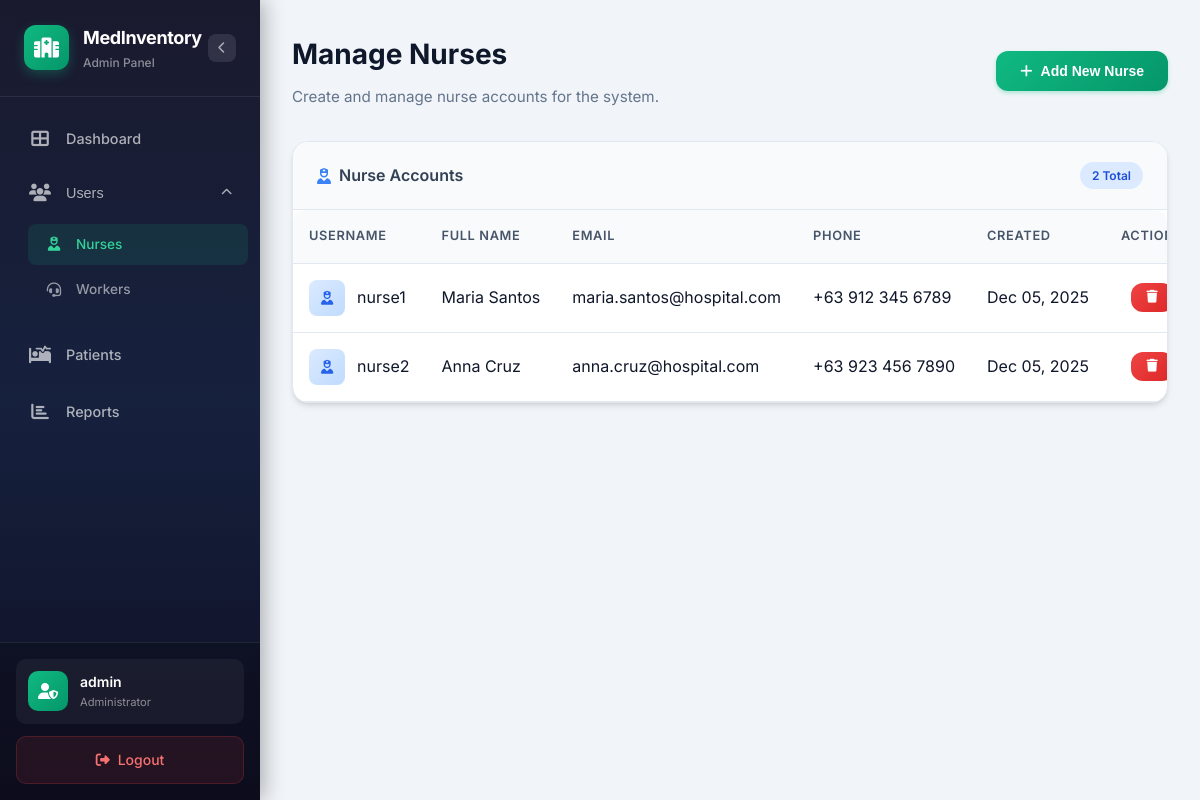
The app's page /admin/nurses/index.php (signed in) with its own data.
### tables this page shows
CREATE TABLE users (
    id INT AUTO_INCREMENT PRIMARY KEY,
    username VARCHAR(50) NOT NULL UNIQUE,
    password VARCHAR(255) NOT NULL,
    role ENUM('admin', 'nurse', 'worker') NOT NULL,
    full_name VARCHAR(100) DEFAULT NULL,
    email VARCHAR(100) DEFAULT NULL,
    phone VARCHAR(20) DEFAULT NULL,
    created_at TIMESTAMP DEFAULT CURRENT_TIMESTAMP,
    updated_at TIMESTAMP DEFAULT CURRENT_TIMESTAMP ON UPDATE CURRENT_TIMESTAMP,
    
    INDEX idx_role (role),
    INDEX idx_username (username)
);

### admin/nurses/index.php (the view, shortened to what this page needs)
<?php
try {
    $pdo = getDBConnection();
    $stmt = $pdo->query("SELECT id, username, full_name, email, phone, created_at FROM users WHERE role = 'nurse' ORDER BY created_at DESC");
    $nurses = $stmt->fetchAll();
} catch (Exception $e) {
    $nurses = [];
}
?>
<!DOCTYPE html>
<html lang="en">
<head>
    <link rel="stylesheet" href="https://cdnjs.cloudflare.com/ajax/libs/font-awesome/6.4.0/css/all.min.css">
    <link rel="stylesheet" href="../admin.css">
    <link rel="stylesheet" href="../components/navbar.css">
    <link rel="stylesheet" href="style.css">
</head>
<body>
    <div class="page-wrapper">
        <?php include '../components/navbar.php'; ?>
        <main class="main-content">
            <div class="page-header">
                <div class="header-content">
                    <div>
                        <h1 class="page-title">Manage Nurses</h1>
                        <p class="page-subtitle">Create and manage nurse accounts for the system.</p>
                    </div>
                    <button class="btn btn-primary" onclick="openModal()">
                        <i class="fas fa-plus"></i>
                        Add New Nurse
                    </button>
                </div>
            </div>
            <div class="card">
                <div class="card-header">
                    <h3><i class="fas fa-user-nurse"></i> Nurse Accounts</h3>
                    <span class="badge badge-info"><?php echo count($nurses); ?> Total</span>
                </div>
                <div class="card-body table-responsive">
                    <?php if (empty($nurses)): ?>
                    <div class="empty-state">
                        <i class="fas fa-user-nurse"></i>
                        <h3>No nurses found</h3>
                        <p>Click "Add New Nurse" to create the first nurse account.</p>
                    </div>
                    <?php else: ?>
                    <div class="table-wrapper">
                    <table class="table">
                        <thead>
                            <tr>
                                <th>Username</th>
                                <th>Full Name</th>
                                <th>Email</th>
                                <th>Phone</th>
                                <th>Created</th>
                                <th>Actions</th>
                            </tr>
                        </thead>
                        <tbody>
                            <?php foreach ($nurses as $nurse): ?>
                            <tr>
                                <td>
                                    <div class="user-cell">
                                        <div class="user-avatar-sm">
                                            <i class="fas fa-user-nurse"></i>
                                        </div>
                                        <span><?php echo htmlspecialchars($nurse['username']); ?></span>
                                    </div>
                                </td>
                                <td><?php echo htmlspecialchars($nurse['full_name'] ?? '-'); ?></td>
                                <td><?php echo htmlspecialchars($nurse['email'] ?? '-'); ?></td>
                                <td><?php echo htmlspecialchars($nurse['phone'] ?? '-'); ?></td>
                                <td><?php echo date('M d, Y', strtotime($nurse['created_at'])); ?></td>
                                <td>
                                    <form method="POST" class="delete-form" onsubmit="return confirm('Are you sure you want to delete this nurse account?');">
                                        <button type="submit" class="btn btn-danger btn-sm">
                                            <i class="fas fa-trash"></i>
                                        </button>
                                    </form>
                                </td>
                            </tr>
                            <?php endforeach; ?>
                        </tbody>
                    </table>
                    </div>
                    <?php endif; ?>
                </div>
            </div>
        </main>
    </div>
</body>
</html>

### admin/components/navbar.php (shortened to what this page needs)
<?php
$currentDir = basename(dirname($_SERVER['PHP_SELF']));
function isActive($dir) {
    global $currentDir;
    return ($currentDir === $dir) ? 'active' : '';
}
function isUsersDropdownOpen() {
    global $currentDir;
    return ($currentDir === 'nurses' || $currentDir === 'workers') ? true : false;
}
?>
<nav class="admin-navbar" id="adminNavbar">
    <div class="navbar-brand">
        <div class="brand-icon">
            <i class="fas fa-hospital"></i>
        </div>
        <div class="brand-text">
            <span class="brand-name">MedInventory</span>
            <span class="brand-role">Admin Panel</span>
        </div>
        <button class="navbar-collapse-btn" id="navbarCollapseBtn" title="Collapse menu">
            <i class="fas fa-chevron-left"></i>
        </button>
    </div>
    <div class="navbar-menu" id="navbarMenu">
        <ul class="nav-links">
            <li class="nav-item">
                <a href="/medical-inventory/admin/dashboard/" class="nav-link <?php echo isActive('dashboard'); ?>">
                    <i class="fas fa-th-large"></i>
                    <span>Dashboard</span>
                </a>
            </li>
            <li class="nav-item has-dropdown">
                <button class="nav-link dropdown-toggle <?php echo isUsersDropdownOpen() ? 'open' : ''; ?>" id="usersDropdownBtn">
                    <i class="fas fa-users"></i>
                    <span>Users</span>
                    <i class="fas fa-chevron-down dropdown-arrow"></i>
                </button>
                <ul class="dropdown-menu <?php echo isUsersDropdownOpen() ? 'show' : ''; ?>" id="usersDropdown">
                    <li>
                        <a href="/medical-inventory/admin/nurses/" class="dropdown-link <?php echo isActive('nurses'); ?>">
                            <i class="fas fa-user-nurse"></i>
                            <span>Nurses</span>
                        </a>
                    </li>
                    <li>
                        <a href="/medical-inventory/admin/workers/" class="dropdown-link <?php echo isActive('workers'); ?>">
                            <i class="fas fa-headset"></i>
                            <span>Workers</span>
                        </a>
                    </li>
                </ul>
            </li>
            <li class="nav-item">
                <a href="/medical-inventory/admin/patients/" class="nav-link <?php echo isActive('patients'); ?>">
                    <i class="fas fa-procedures"></i>
                    <span>Patients</span>
                </a>
            </li>
            <li class="nav-item">
                <a href="/medical-inventory/admin/reports/" class="nav-link <?php echo isActive('reports'); ?>">
                    <i class="fas fa-chart-bar"></i>
                    <span>Reports</span>
                </a>
            </li>
        </ul>
        <div class="nav-footer">
            <div class="user-info">
                <div class="user-avatar">
                    <i class="fas fa-user-shield"></i>
                </div>
                <div class="user-details">
                    <span class="user-name"><?php echo isset($_SESSION['username']) ? htmlspecialchars($_SESSION['username']) : 'Admin'; ?></span>
                    <span class="user-role">Administrator</span>
                </div>
            </div>
            <a href="/medical-inventory/auth/logout.php" class="logout-btn">
                <i class="fas fa-sign-out-alt"></i>
                <span>Logout</span>
            </a>
        </div>
    </div>
</nav>

### admin/admin.css (style rules this page uses)
:root { --primary-50: #ecfdf5; --primary-100: #d1fae5; --primary-200: #a7f3d0; --primary-300: #6ee7b7; --primary-400: #34d399; --primary-500: #10b981; --primary-600: #059669; --primary-700: #047857; --primary-800: #065f46; --primary-900: #064e3b; --neutral-50: #f8fafc; --neutral-100: #f1f5f9; --neutral-200: #e2e8f0; --neutral-300: #cbd5e1; --neutral-400: #94a3b8; --neutral-500: #64748b; --neutral-600: #475569; --neutral-700: #334155; --neutral-800: #1e293b; --neutral-900: #0f172a; --font-family: 'Inter', -apple-system, BlinkMacSystemFont, 'Segoe UI', Roboto, sans-serif; --radius-sm: 6px; --radius: 12px; --radius-lg: 16px; --radius-xl: 24px; --shadow-sm: 0 1px 2px 0 rgb(0 0 0 / 0.05); --shadow-md: 0 4px 6px -1px rgb(0 0 0 / 0.1), 0 2px 4px -2px rgb(0 0 0 / 0.1); --shadow-lg: 0 10px 15px -3px rgb(0 0 0 / 0.1), 0 4px 6px -4px rgb(0 0 0 / 0.1); --shadow-xl: 0 20px 25px -5px rgb(0 0 0 / 0.1), 0 8px 10px -6px rgb(0 0 0 / 0.1); --transition-fast: 150ms ease; --transition-normal: 250ms ease; --transition-slow: 350ms ease; }
* { margin: 0; padding: 0; box-sizing: border-box; }
body { font-family: var(--font-family); background-color: var(--neutral-100); color: var(--neutral-900); min-height: 100vh; line-height: 1.6; }
.btn { display: inline-flex; align-items: center; justify-content: center; gap: 0.5rem; padding: 0.75rem 1.5rem; font-size: 0.875rem; font-weight: 600; border-radius: var(--radius); border: none; cursor: pointer; transition: all var(--transition-fast); text-decoration: none; }
.btn-primary { background: linear-gradient(135deg, var(--primary-500), var(--primary-600)); color: white; box-shadow: 0 2px 4px rgba(16, 185, 129, 0.3); }
.btn-danger { background: linear-gradient(135deg, #ef4444, #dc2626); color: white; }
.btn-sm { padding: 0.5rem 1rem; font-size: 0.8rem; }
.card { background: white; border-radius: var(--radius-lg); box-shadow: var(--shadow-md); border: 1px solid var(--neutral-200); overflow: hidden; }
.card-header { padding: 1.25rem 1.5rem; border-bottom: 1px solid var(--neutral-200); background: var(--neutral-50); }
.card-body { padding: 1.5rem; }
.table-wrapper { width: 100%; overflow-x: auto; border-radius: var(--radius); }
.table { width: 100%; min-width: 600px; border-collapse: collapse; white-space: nowrap; }
.table th, .table td { padding: 1rem; text-align: left; border-bottom: 1px solid var(--neutral-200); }
.table th { font-weight: 600; color: var(--neutral-600); font-size: 0.8rem; text-transform: uppercase; letter-spacing: 0.05em; background: var(--neutral-50); position: sticky; top: 0; }
.custom-scrollbar, .table-wrapper { scrollbar-width: thin; scrollbar-color: var(--neutral-300) var(--neutral-100); }
.badge { display: inline-flex; align-items: center; padding: 0.25rem 0.75rem; font-size: 0.75rem; font-weight: 600; border-radius: 9999px; }
.badge-info { background: #dbeafe; color: #1d4ed8; }
.page-wrapper { min-height: 100vh; display: flex; flex-direction: column; }
.main-content { flex: 1; padding: 2rem; margin-left: 0; transition: margin-left var(--transition-normal); }
@media (min-width: 1024px) { .main-content { margin-left: 260px; } }
.page-header { margin-bottom: 2rem; }
.page-title { font-size: 1.75rem; font-weight: 700; color: var(--neutral-900); margin-bottom: 0.5rem; }
.page-subtitle { color: var(--neutral-500); font-size: 0.95rem; }

### admin/nurses/style.css (style rules this page uses)
.header-content { display: flex; justify-content: space-between; align-items: center; flex-wrap: wrap; gap: 1rem; }
.card-header { display: flex; justify-content: space-between; align-items: center; }
.card-header h3 { display: flex; align-items: center; gap: 0.5rem; font-size: 1rem; font-weight: 600; color: var(--neutral-700); }
.card-header h3 i { color: #3b82f6; }
.table-responsive { overflow-x: auto; padding: 0; }
.user-cell { display: flex; align-items: center; gap: 0.75rem; }
.user-avatar-sm { width: 36px; height: 36px; background: linear-gradient(135deg, #dbeafe, #bfdbfe); border-radius: 8px; display: flex; align-items: center; justify-content: center; color: #2563eb; font-size: 0.875rem; }
.delete-form { display: inline; }
.badge-info { background: #dbeafe; color: #1d4ed8; }
.table td:last-child { text-align: center; }

### records on screen
users: username "nurse1", full_name "Maria Santos", email "maria.santos@hospital.com", phone "+63 912 345 6789", created_at "Dec 05, 2025"
users: username "nurse2", full_name "Anna Cruz", email "anna.cruz@hospital.com", phone "+63 923 456 7890", created_at "Dec 05, 2025"

### other values on screen
$_SESSION['username'] "admin"
count($nurses) "2"
